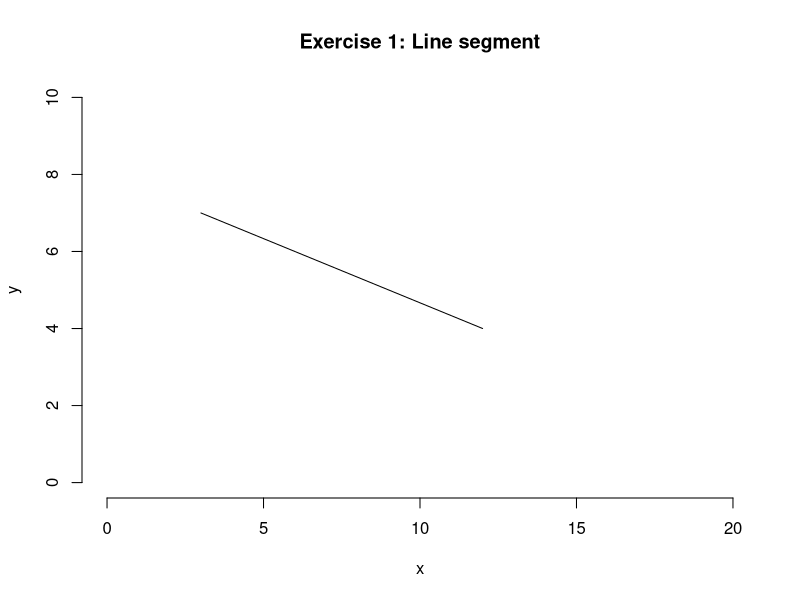
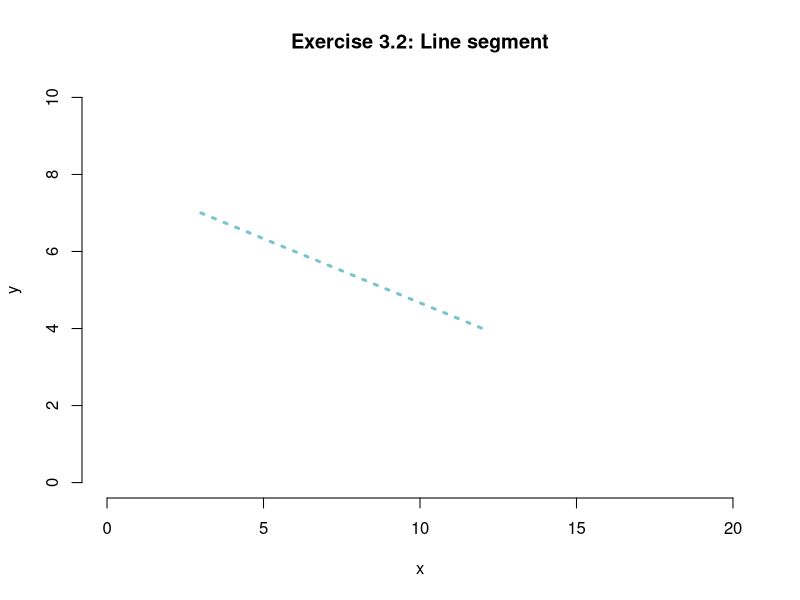
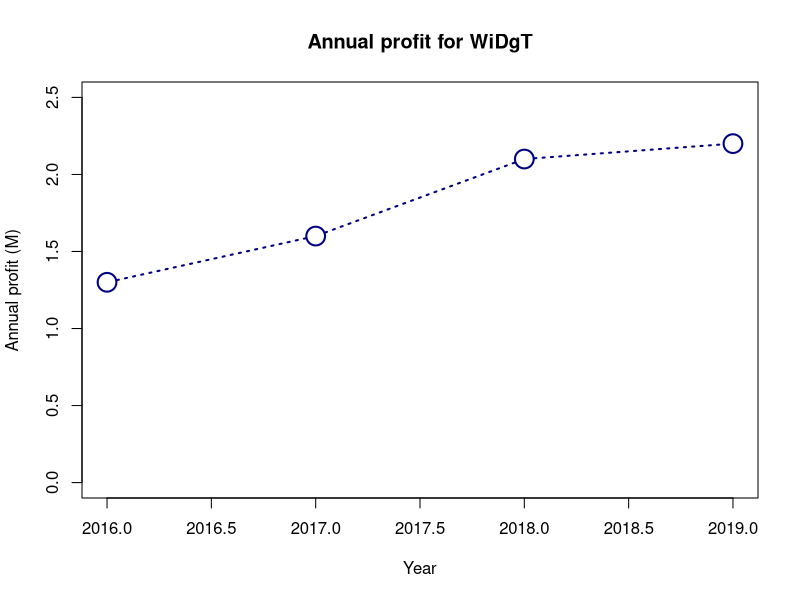
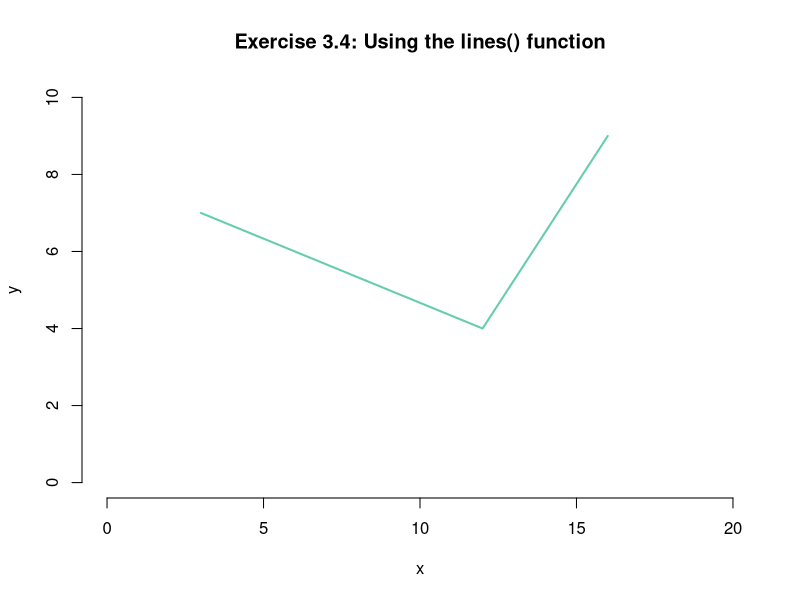
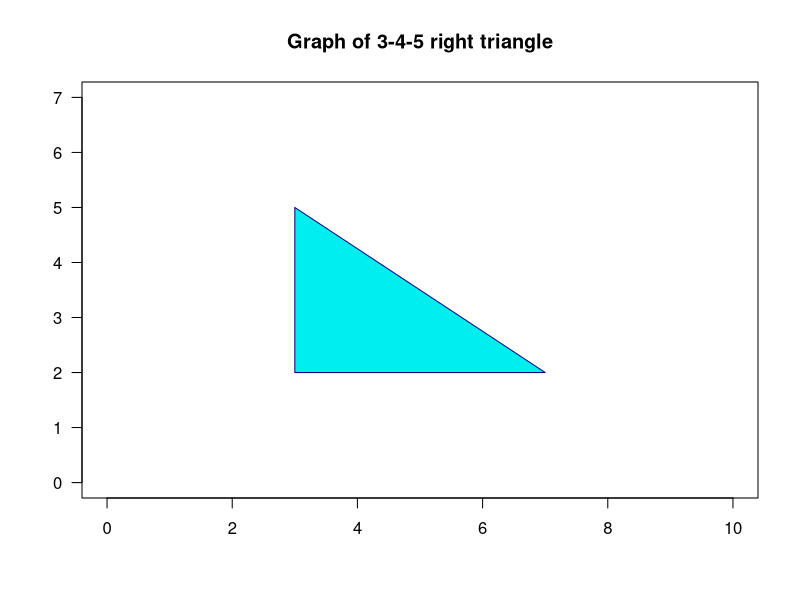

These figures' R source, in order:
## ---- chunk 1
rm( list =)
## ---- chunk 2
# Type your answer in here
## ---- chunk 3
# Type your answer here
## ---- chunk 4
# Type your answer here
## ---- chunk 5
# Type your answer here
## ---- chunk 6
# Type your answer here
## ---- chunk 7
# First, let's create the empty plot with no data:

plot(
    x = NULL,
    xlim = c(0, 20),
    ylim = c(0, 10),
    main = "Exercise 1: Line segment",
    xlab = "x",
    ylab = "y",
    bty = "n"
)

# Now let's draw the line segment:

segments(
    x0 = 3,
    y0 = 7,
    x1 = 12,
    y1 = 4
)
## ---- chunk 8
# First, let's create the empty plot with no data:

plot(
    x = NULL,
    xlim = c(0, 20),
    ylim = c(0, 10),
    main = "Exercise 3.2: Line segment",
    xlab = "x",
    ylab = "y",
    bty = "n"
)

# Now let's draw the line segment:

segments(
    x0 = 3,
    y0 = 7,
    x1 = 12,
    y1 = 4,
    lty = "dotted",
    lwd = 3,
    col = "cadetblue3"
)
## ---- chunk 9
plot(
    x = c(2016, 2017, 2018, 2019),
    y = c(1.3, 1.6, 2.1, 2.2),
    xlim = c(2016, 2019),
    ylim = c(0, 2.5),
    main = "Annual profit for WiDgT",
    xlab = "Year",
    ylab = "Annual profit (M)",
    col = "navy",
    cex = 2.5,
    lty = "dotted",
    lwd = 2,
    type = "b"
)
## ---- chunk 10
# First, let's create the empty plot with no data:

plot(
    x = NULL,
    xlim = c(0, 20),
    ylim = c(0, 10),
    main = "Exercise 3.4: Using the lines() function",
    xlab = "x",
    ylab = "y",
    bty = "n"
)

# Now let's draw the line segments using
# the lines() function:

lines(
    x = c(3, 12, 16),
    y = c(7, 4, 9),
    lty = "solid",
    lwd = 2,
    col = "aquamarine3"
)
## ---- chunk 11
plot(
    x = NULL,
    xlim = c(0, 10),
    ylim = c(0, 7),
    main = "Graph of 3-4-5 right triangle",
    xlab = "",
    ylab = "",
    las = 1
)

polygon(
    c(3, 3, 7),
    c(5, 2, 2),
    border = "navy",
    col = "cyan2"
)
